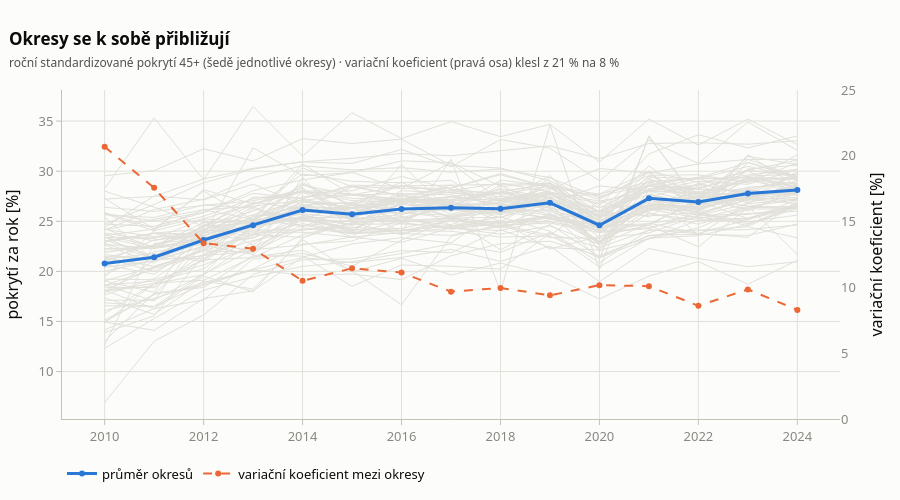

Notebook code cell kept with this figure:
### Code cell
wide = ROCNI.pivot(index="lau", columns="rok", values="m1")
pfig = go.Figure()
for l in LAUS:
    pfig.add_trace(go.Scatter(x=wide.columns, y=wide.loc[l], mode="lines",
                              line=dict(color=GRID, width=1), hoverinfo="text",
                              text=OKRES[l], showlegend=False))
pfig.add_trace(go.Scatter(x=SIG.index, y=SIG["mean"], mode="lines+markers", name="průměr okresů",
                          line=dict(color=S1, width=3)))
pfig.add_trace(go.Scatter(x=SIG.index, y=100 * SIG["cv"], mode="lines+markers", yaxis="y2",
                          name="variační koeficient mezi okresy", line=dict(color=S2, width=2, dash="dash")))
pfig.update_layout(**layout("Okresy se k sobě přibližují",
                            "roční standardizované pokrytí 45+ (šedě jednotlivé okresy) · "
                            f"variační koeficient (pravá osa) klesl z {cz(100*SIG.cv.iloc[0], 0)} % "
                            f"na {cz(100*SIG.cv.iloc[-1], 0)} %"))
pfig.update_layout(height=500, yaxis_title="pokrytí za rok [%]",
                   yaxis2=dict(overlaying="y", side="right", title="variační koeficient [%]",
                               range=[0, 25], showgrid=False, tickfont=dict(color=MUTED)),
                   legend=dict(orientation="h", y=-0.12, x=0), margin=dict(l=60, r=60, t=90, b=80))
pfig.write_html(OUT / "panel_konvergence.html", include_plotlyjs="cdn")
pfig

### Figure 1 — Plotly figure (JSON) as saved in the notebook; plotly's stock layout.template omitted (floating-point values rounded to 4 significant figures)
{"data": [{"hoverinfo": "text", "line": {"color": "#e1e0d9", "width": 1}, "mode": "lines", "showlegend": false, "text": "Praha", "type": "scatter", "x": [2010, 2011, 2012, 2013, 2014, 2015, 2016, 2017, 2018, 2019, 2020, 2021, 2022, 2023, 2024], "y": [17.11, 17.13, 19.72, 22.15, 22.64, 23.41, 22.89, 24.36, 23.71, 24.53, 22.7, 25.85, 24.7, 26.21, 26.26]}, {"hoverinfo": "text", "line": {"color": "#e1e0d9", "width": 1}, "mode": "lines", "showlegend": false, "text": "Benešov", "type": "scatter", "x": [2010, 2011, 2012, 2013, 2014, 2015, 2016, 2017, 2018, 2019, 2020, 2021, 2022, 2023, 2024], "y": [23.37, 23.44, 23.48, 25.47, 26.45, 26.31, 27.2, 26.93, 28.18, 25.88, 21.22, 33.39, 27.11, 31.48, 30.65]}, {"hoverinfo": "text", "line": {"color": "#e1e0d9", "width": 1}, "mode": "lines", "showlegend": false, "text": "Beroun", "type": "scatter", "x": [2010, 2011, 2012, 2013, 2014, 2015, 2016, 2017, 2018, 2019, 2020, 2021, 2022, 2023, 2024], "y": [23.4, 23.27, 25.22, 25.0, 28.86, 26.51, 28.93, 26.17, 29.11, 28.51, 27.7, 29.98, 28.89, 29.62, 30.19]}, {"hoverinfo": "text", "line": {"color": "#e1e0d9", "width": 1}, "mode": "lines", "showlegend": false, "text": "Kladno", "type": "scatter", "x": [2010, 2011, 2012, 2013, 2014, 2015, 2016, 2017, 2018, 2019, 2020, 2021, 2022, 2023, 2024], "y": [17.65, 19.28, 22.61, 23.33, 25.36, 24.02, 26.86, 27.48, 27.91, 28.75, 27.17, 29.91, 25.94, 31.64, 28.47]}, {"hoverinfo": "text", "line": {"color": "#e1e0d9", "width": 1}, "mode": "lines", "showlegend": false, "text": "Kolín", "type": "scatter", "x": [2010, 2011, 2012, 2013, 2014, 2015, 2016, 2017, 2018, 2019, 2020, 2021, 2022, 2023, 2024], "y": [18.06, 18.79, 19.65, 22.93, 25.13, 24.16, 24.28, 25.36, 26.35, 25.24, 24.34, 25.99, 27.81, 25.99, 28.25]}, {"hoverinfo": "text", "line": {"color": "#e1e0d9", "width": 1}, "mode": "lines", "showlegend": false, "text": "Kutná Hora", "type": "scatter", "x": [2010, 2011, 2012, 2013, 2014, 2015, 2016, 2017, 2018, 2019, 2020, 2021, 2022, 2023, 2024], "y": [22.77, 21.31, 21.25, 24.48, 25.4, 25.33, 25.34, 26.59, 26.08, 26.03, 23.98, 26.2, 27.16, 26.2, 27.85]}, {"hoverinfo": "text", "line": {"color": "#e1e0d9", "width": 1}, "mode": "lines", "showlegend": false, "text": "Mělník", "type": "scatter", "x": [2010, 2011, 2012, 2013, 2014, 2015, 2016, 2017, 2018, 2019, 2020, 2021, 2022, 2023, 2024], "y": [13.89, 15.56, 21.59, 21.97, 24.35, 23.75, 25.1, 24.66, 26.6, 25.73, 23.94, 24.79, 25.58, 26.74, 27.21]}, {"hoverinfo": "text", "line": {"color": "#e1e0d9", "width": 1}, "mode": "lines", "showlegend": false, "text": "Mladá Boleslav", "type": "scatter", "x": [2010, 2011, 2012, 2013, 2014, 2015, 2016, 2017, 2018, 2019, 2020, 2021, 2022, 2023, 2024], "y": [22.91, 23.81, 24.24, 24.98, 26.36, 25.38, 26.63, 26.79, 26.62, 26.95, 24.2, 27.4, 25.86, 27.17, 26.76]}, {"hoverinfo": "text", "line": {"color": "#e1e0d9", "width": 1}, "mode": "lines", "showlegend": false, "text": "Nymburk", "type": "scatter", "x": [2010, 2011, 2012, 2013, 2014, 2015, 2016, 2017, 2018, 2019, 2020, 2021, 2022, 2023, 2024], "y": [6.907, 13.03, 15.65, 19.7, 21.15, 21.23, 22.07, 21.86, 24.16, 22.37, 22.13, 23.26, 25.11, 25.31, 26.74]}, {"hoverinfo": "text", "line": {"color": "#e1e0d9", "width": 1}, "mode": "lines", "showlegend": false, "text": "Praha-východ", "type": "scatter", "x": [2010, 2011, 2012, 2013, 2014, 2015, 2016, 2017, 2018, 2019, 2020, 2021, 2022, 2023, 2024], "y": [18.62, 19.02, 20.25, 23.69, 23.38, 24.84, 23.66, 25.24, 24.34, 25.43, 22.83, 27.12, 25.7, 27.14, 27.37]}, {"hoverinfo": "text", "line": {"color": "#e1e0d9", "width": 1}, "mode": "lines", "showlegend": false, "text": "Praha-západ", "type": "scatter", "x": [2010, 2011, 2012, 2013, 2014, 2015, 2016, 2017, 2018, 2019, 2020, 2021, 2022, 2023, 2024], "y": [19.23, 19.17, 20.65, 22.43, 24.63, 23.75, 24.12, 24.53, 24.93, 24.93, 24.13, 26.74, 26.21, 27.45, 27.88]}, {"hoverinfo": "text", "line": {"color": "#e1e0d9", "width": 1}, "mode": "lines", "showlegend": false, "text": "Příbram", "type": "scatter", "x": [2010, 2011, 2012, 2013, 2014, 2015, 2016, 2017, 2018, 2019, 2020, 2021, 2022, 2023, 2024], "y": [20.02, 21.07, 22.53, 24.8, 26.93, 26.37, 27.57, 26.57, 28.28, 27.27, 25.2, 29.53, 27.83, 28.98, 29.3]}, {"hoverinfo": "text", "line": {"color": "#e1e0d9", "width": 1}, "mode": "lines", "showlegend": false, "text": "Rakovník", "type": "scatter", "x": [2010, 2011, 2012, 2013, 2014, 2015, 2016, 2017, 2018, 2019, 2020, 2021, 2022, 2023, 2024], "y": [18.42, 18.38, 21.14, 21.38, 23.65, 24.87, 25.23, 26.49, 25.88, 27.75, 25.99, 30.53, 27.12, 31.19, 29.43]}, {"hoverinfo": "text", "line": {"color": "#e1e0d9", "width": 1}, "mode": "lines", "showlegend": false, "text": "České Budějovice", "type": "scatter", "x": [2010, 2011, 2012, 2013, 2014, 2015, 2016, 2017, 2018, 2019, 2020, 2021, 2022, 2023, 2024], "y": [21.93, 22.54, 24.86, 24.96, 28.7, 26.62, 26.99, 26.71, 27.89, 27.39, 27.71, 28.91, 29.34, 30.86, 29.32]}, {"hoverinfo": "text", "line": {"color": "#e1e0d9", "width": 1}, "mode": "lines", "showlegend": false, "text": "Český Krumlov", "type": "scatter", "x": [2010, 2011, 2012, 2013, 2014, 2015, 2016, 2017, 2018, 2019, 2020, 2021, 2022, 2023, 2024], "y": [19.65, 21.95, 22.7, 24.87, 25.22, 26.73, 25.04, 26.89, 26.05, 26.65, 25.93, 28.59, 27.39, 30.02, 27.78]}, {"hoverinfo": "text", "line": {"color": "#e1e0d9", "width": 1}, "mode": "lines", "showlegend": false, "text": "Jindřichův Hradec", "type": "scatter", "x": [2010, 2011, 2012, 2013, 2014, 2015, 2016, 2017, 2018, 2019, 2020, 2021, 2022, 2023, 2024], "y": [21.47, 21.27, 24.62, 23.7, 27.91, 25.79, 27.19, 26.39, 27.14, 26.35, 25.22, 28.53, 27.35, 29.27, 27.67]}, {"hoverinfo": "text", "line": {"color": "#e1e0d9", "width": 1}, "mode": "lines", "showlegend": false, "text": "Písek", "type": "scatter", "x": [2010, 2011, 2012, 2013, 2014, 2015, 2016, 2017, 2018, 2019, 2020, 2021, 2022, 2023, 2024], "y": [25.65, 25.37, 26.62, 26.3, 29.71, 28.98, 28.84, 29.09, 26.05, 28.89, 24.67, 28.24, 28.61, 30.08, 31.09]}, {"hoverinfo": "text", "line": {"color": "#e1e0d9", "width": 1}, "mode": "lines", "showlegend": false, "text": "Prachatice", "type": "scatter", "x": [2010, 2011, 2012, 2013, 2014, 2015, 2016, 2017, 2018, 2019, 2020, 2021, 2022, 2023, 2024], "y": [21.66, 21.18, 22.9, 22.03, 25.46, 23.86, 23.78, 23.59, 24.51, 23.38, 23.29, 23.83, 25.54, 25.74, 26.0]}, {"hoverinfo": "text", "line": {"color": "#e1e0d9", "width": 1}, "mode": "lines", "showlegend": false, "text": "Strakonice", "type": "scatter", "x": [2010, 2011, 2012, 2013, 2014, 2015, 2016, 2017, 2018, 2019, 2020, 2021, 2022, 2023, 2024], "y": [21.36, 20.5, 22.05, 21.9, 25.64, 24.01, 24.08, 24.0, 23.42, 23.52, 21.35, 23.25, 24.34, 26.47, 26.44]}, {"hoverinfo": "text", "line": {"color": "#e1e0d9", "width": 1}, "mode": "lines", "showlegend": false, "text": "Tábor", "type": "scatter", "x": [2010, 2011, 2012, 2013, 2014, 2015, 2016, 2017, 2018, 2019, 2020, 2021, 2022, 2023, 2024], "y": [27.27, 24.24, 28.01, 25.14, 30.32, 28.47, 28.27, 28.31, 29.64, 28.33, 25.94, 29.41, 29.25, 30.47, 29.4]}, {"hoverinfo": "text", "line": {"color": "#e1e0d9", "width": 1}, "mode": "lines", "showlegend": false, "text": "Domažlice", "type": "scatter", "x": [2010, 2011, 2012, 2013, 2014, 2015, 2016, 2017, 2018, 2019, 2020, 2021, 2022, 2023, 2024], "y": [24.71, 24.5, 25.85, 27.78, 27.25, 28.6, 28.51, 28.02, 28.83, 27.89, 27.0, 27.97, 27.88, 29.25, 28.73]}, {"hoverinfo": "text", "line": {"color": "#e1e0d9", "width": 1}, "mode": "lines", "showlegend": false, "text": "Klatovy", "type": "scatter", "x": [2010, 2011, 2012, 2013, 2014, 2015, 2016, 2017, 2018, 2019, 2020, 2021, 2022, 2023, 2024], "y": [25.42, 21.09, 24.58, 26.92, 26.24, 28.43, 27.56, 27.14, 27.88, 26.69, 26.43, 26.5, 26.64, 27.35, 27.16]}, {"hoverinfo": "text", "line": {"color": "#e1e0d9", "width": 1}, "mode": "lines", "showlegend": false, "text": "Plzeň-město", "type": "scatter", "x": [2010, 2011, 2012, 2013, 2014, 2015, 2016, 2017, 2018, 2019, 2020, 2021, 2022, 2023, 2024], "y": [15.78, 18.78, 21.19, 23.92, 23.9, 23.42, 23.87, 24.33, 24.78, 25.37, 24.0, 26.21, 25.33, 25.69, 26.34]}, {"hoverinfo": "text", "line": {"color": "#e1e0d9", "width": 1}, "mode": "lines", "showlegend": false, "text": "Plzeň-jih", "type": "scatter", "x": [2010, 2011, 2012, 2013, 2014, 2015, 2016, 2017, 2018, 2019, 2020, 2021, 2022, 2023, 2024], "y": [20.39, 21.07, 22.47, 25.23, 24.54, 25.06, 24.9, 25.31, 24.43, 25.66, 22.94, 25.76, 25.1, 25.14, 27.17]}, {"hoverinfo": "text", "line": {"color": "#e1e0d9", "width": 1}, "mode": "lines", "showlegend": false, "text": "Plzeň-sever", "type": "scatter", "x": [2010, 2011, 2012, 2013, 2014, 2015, 2016, 2017, 2018, 2019, 2020, 2021, 2022, 2023, 2024], "y": [18.09, 20.39, 22.05, 23.67, 24.77, 23.84, 24.03, 25.06, 24.5, 26.54, 22.98, 27.16, 25.22, 26.49, 27.14]}, {"hoverinfo": "text", "line": {"color": "#e1e0d9", "width": 1}, "mode": "lines", "showlegend": false, "text": "Rokycany", "type": "scatter", "x": [2010, 2011, 2012, 2013, 2014, 2015, 2016, 2017, 2018, 2019, 2020, 2021, 2022, 2023, 2024], "y": [17.81, 21.1, 21.56, 24.11, 24.12, 24.7, 24.74, 24.49, 24.6, 24.82, 23.85, 24.38, 25.43, 24.78, 26.27]}, {"hoverinfo": "text", "line": {"color": "#e1e0d9", "width": 1}, "mode": "lines", "showlegend": false, "text": "Tachov", "type": "scatter", "x": [2010, 2011, 2012, 2013, 2014, 2015, 2016, 2017, 2018, 2019, 2020, 2021, 2022, 2023, 2024], "y": [20.95, 23.15, 23.59, 25.22, 25.21, 26.9, 25.04, 26.79, 25.64, 27.05, 22.6, 24.81, 23.77, 25.19, 26.4]}, {"hoverinfo": "text", "line": {"color": "#e1e0d9", "width": 1}, "mode": "lines", "showlegend": false, "text": "Cheb", "type": "scatter", "x": [2010, 2011, 2012, 2013, 2014, 2015, 2016, 2017, 2018, 2019, 2020, 2021, 2022, 2023, 2024], "y": [16.09, 17.29, 18.89, 20.14, 21.38, 20.87, 21.4, 22.19, 20.99, 22.52, 18.96, 22.28, 21.28, 20.47, 20.96]}, {"hoverinfo": "text", "line": {"color": "#e1e0d9", "width": 1}, "mode": "lines", "showlegend": false, "text": "Karlovy Vary", "type": "scatter", "x": [2010, 2011, 2012, 2013, 2014, 2015, 2016, 2017, 2018, 2019, 2020, 2021, 2022, 2023, 2024], "y": [18.64, 17.03, 24.07, 24.0, 26.64, 25.86, 25.87, 25.59, 26.4, 25.58, 26.03, 25.54, 25.86, 24.94, 25.61]}, {"hoverinfo": "text", "line": {"color": "#e1e0d9", "width": 1}, "mode": "lines", "showlegend": false, "text": "Sokolov", "type": "scatter", "x": [2010, 2011, 2012, 2013, 2014, 2015, 2016, 2017, 2018, 2019, 2020, 2021, 2022, 2023, 2024], "y": [23.39, 22.29, 24.51, 24.82, 26.88, 26.81, 27.19, 28.61, 25.87, 28.78, 21.97, 27.71, 26.63, 28.23, 27.25]}, {"hoverinfo": "text", "line": {"color": "#e1e0d9", "width": 1}, "mode": "lines", "showlegend": false, "text": "Děčín", "type": "scatter", "x": [2010, 2011, 2012, 2013, 2014, 2015, 2016, 2017, 2018, 2019, 2020, 2021, 2022, 2023, 2024], "y": [22.22, 22.48, 23.11, 26.25, 25.09, 25.04, 26.3, 26.11, 25.87, 27.71, 25.4, 28.1, 27.75, 28.3, 28.96]}, {"hoverinfo": "text", "line": {"color": "#e1e0d9", "width": 1}, "mode": "lines", "showlegend": false, "text": "Chomutov", "type": "scatter", "x": [2010, 2011, 2012, 2013, 2014, 2015, 2016, 2017, 2018, 2019, 2020, 2021, 2022, 2023, 2024], "y": [22.62, 20.83, 24.01, 24.52, 26.49, 25.21, 28.06, 27.84, 27.22, 27.97, 23.79, 26.71, 26.43, 27.25, 29.98]}, {"hoverinfo": "text", "line": {"color": "#e1e0d9", "width": 1}, "mode": "lines", "showlegend": false, "text": "Litoměřice", "type": "scatter", "x": [2010, 2011, 2012, 2013, 2014, 2015, 2016, 2017, 2018, 2019, 2020, 2021, 2022, 2023, 2024], "y": [18.58, 20.3, 21.64, 25.19, 27.2, 26.32, 27.18, 26.82, 26.03, 27.83, 26.78, 28.52, 28.31, 29.51, 29.68]}, {"hoverinfo": "text", "line": {"color": "#e1e0d9", "width": 1}, "mode": "lines", "showlegend": false, "text": "Louny", "type": "scatter", "x": [2010, 2011, 2012, 2013, 2014, 2015, 2016, 2017, 2018, 2019, 2020, 2021, 2022, 2023, 2024], "y": [12.32, 15.29, 18.12, 19.46, 20.5, 20.96, 21.79, 22.74, 21.9, 23.89, 20.43, 23.32, 23.56, 24.67, 26.66]}, {"hoverinfo": "text", "line": {"color": "#e1e0d9", "width": 1}, "mode": "lines", "showlegend": false, "text": "Most", "type": "scatter", "x": [2010, 2011, 2012, 2013, 2014, 2015, 2016, 2017, 2018, 2019, 2020, 2021, 2022, 2023, 2024], "y": [15.14, 17.68, 22.59, 21.67, 25.26, 23.42, 26.84, 25.39, 25.96, 25.31, 24.54, 26.48, 25.61, 27.53, 28.39]}, {"hoverinfo": "text", "line": {"color": "#e1e0d9", "width": 1}, "mode": "lines", "showlegend": false, "text": "Teplice", "type": "scatter", "x": [2010, 2011, 2012, 2013, 2014, 2015, 2016, 2017, 2018, 2019, 2020, 2021, 2022, 2023, 2024], "y": [16.86, 16.49, 18.74, 20.23, 22.73, 23.02, 24.86, 24.3, 24.09, 25.17, 26.01, 27.66, 26.6, 29.15, 28.08]}, {"hoverinfo": "text", "line": {"color": "#e1e0d9", "width": 1}, "mode": "lines", "showlegend": false, "text": "Ústí nad Labem", "type": "scatter", "x": [2010, 2011, 2012, 2013, 2014, 2015, 2016, 2017, 2018, 2019, 2020, 2021, 2022, 2023, 2024], "y": [21.34, 20.01, 22.28, 24.65, 25.89, 26.56, 26.16, 26.34, 25.65, 29.38, 26.3, 28.94, 27.57, 29.3, 29.34]}, {"hoverinfo": "text", "line": {"color": "#e1e0d9", "width": 1}, "mode": "lines", "showlegend": false, "text": "Česká Lípa", "type": "scatter", "x": [2010, 2011, 2012, 2013, 2014, 2015, 2016, 2017, 2018, 2019, 2020, 2021, 2022, 2023, 2024], "y": [23.41, 21.29, 23.75, 26.43, 24.45, 26.38, 23.94, 31.18, 17.97, 34.59, 20.15, 33.53, 26.68, 30.22, 30.59]}, {"hoverinfo": "text", "line": {"color": "#e1e0d9", "width": 1}, "mode": "lines", "showlegend": false, "text": "Jablonec nad Nisou", "type": "scatter", "x": [2010, 2011, 2012, 2013, 2014, 2015, 2016, 2017, 2018, 2019, 2020, 2021, 2022, 2023, 2024], "y": [23.03, 23.77, 22.76, 25.55, 25.67, 24.56, 27.4, 24.54, 25.43, 24.01, 20.85, 24.15, 23.76, 23.4, 27.07]}, {"hoverinfo": "text", "line": {"color": "#e1e0d9", "width": 1}, "mode": "lines", "showlegend": false, "text": "Liberec", "type": "scatter", "x": [2010, 2011, 2012, 2013, 2014, 2015, 2016, 2017, 2018, 2019, 2020, 2021, 2022, 2023, 2024], "y": [21.2, 21.79, 20.95, 24.38, 25.28, 24.29, 25.87, 25.32, 24.86, 25.53, 23.98, 24.25, 25.88, 24.52, 26.54]}, {"hoverinfo": "text", "line": {"color": "#e1e0d9", "width": 1}, "mode": "lines", "showlegend": false, "text": "Semily", "type": "scatter", "x": [2010, 2011, 2012, 2013, 2014, 2015, 2016, 2017, 2018, 2019, 2020, 2021, 2022, 2023, 2024], "y": [14.98, 17.71, 18.59, 20.16, 19.63, 19.73, 19.18, 21.56, 22.77, 23.0, 21.56, 23.54, 24.1, 24.46, 23.34]}, {"hoverinfo": "text", "line": {"color": "#e1e0d9", "width": 1}, "mode": "lines", "showlegend": false, "text": "Hradec Králové", "type": "scatter", "x": [2010, 2011, 2012, 2013, 2014, 2015, 2016, 2017, 2018, 2019, 2020, 2021, 2022, 2023, 2024], "y": [21.31, 22.65, 23.85, 24.27, 26.1, 26.29, 25.72, 26.57, 25.37, 27.42, 25.06, 27.4, 28.71, 27.75, 29.68]}, {"hoverinfo": "text", "line": {"color": "#e1e0d9", "width": 1}, "mode": "lines", "showlegend": false, "text": "Jičín", "type": "scatter", "x": [2010, 2011, 2012, 2013, 2014, 2015, 2016, 2017, 2018, 2019, 2020, 2021, 2022, 2023, 2024], "y": [22.25, 22.29, 22.96, 24.81, 25.46, 24.7, 25.5, 24.19, 24.89, 25.57, 24.53, 24.58, 27.25, 26.53, 21.68]}, {"hoverinfo": "text", "line": {"color": "#e1e0d9", "width": 1}, "mode": "lines", "showlegend": false, "text": "Náchod", "type": "scatter", "x": [2010, 2011, 2012, 2013, 2014, 2015, 2016, 2017, 2018, 2019, 2020, 2021, 2022, 2023, 2024], "y": [23.82, 23.06, 24.14, 26.74, 28.01, 27.28, 27.13, 27.05, 27.27, 27.08, 25.59, 28.17, 29.3, 27.37, 28.37]}, {"hoverinfo": "text", "line": {"color": "#e1e0d9", "width": 1}, "mode": "lines", "showlegend": false, "text": "Rychnov nad Kněžnou", "type": "scatter", "x": [2010, 2011, 2012, 2013, 2014, 2015, 2016, 2017, 2018, 2019, 2020, 2021, 2022, 2023, 2024], "y": [23.14, 21.51, 24.18, 23.5, 28.61, 27.63, 26.88, 25.48, 26.24, 27.85, 25.03, 26.01, 28.8, 27.57, 28.34]}, {"hoverinfo": "text", "line": {"color": "#e1e0d9", "width": 1}, "mode": "lines", "showlegend": false, "text": "Trutnov", "type": "scatter", "x": [2010, 2011, 2012, 2013, 2014, 2015, 2016, 2017, 2018, 2019, 2020, 2021, 2022, 2023, 2024], "y": [14.87, 18.83, 19.11, 21.42, 22.11, 20.07, 16.66, 23.5, 24.67, 23.59, 27.06, 25.41, 28.59, 26.79, 29.11]}, {"hoverinfo": "text", "line": {"color": "#e1e0d9", "width": 1}, "mode": "lines", "showlegend": false, "text": "Chrudim", "type": "scatter", "x": [2010, 2011, 2012, 2013, 2014, 2015, 2016, 2017, 2018, 2019, 2020, 2021, 2022, 2023, 2024], "y": [18.13, 16.27, 19.52, 17.96, 23.33, 25.3, 27.25, 25.28, 27.57, 26.81, 28.54, 28.0, 28.99, 28.69, 30.16]}, {"hoverinfo": "text", "line": {"color": "#e1e0d9", "width": 1}, "mode": "lines", "showlegend": false, "text": "Pardubice", "type": "scatter", "x": [2010, 2011, 2012, 2013, 2014, 2015, 2016, 2017, 2018, 2019, 2020, 2021, 2022, 2023, 2024], "y": [14.93, 14.11, 17.29, 18.06, 21.42, 22.74, 23.36, 22.83, 26.3, 28.16, 30.27, 29.79, 30.73, 31.17, 31.18]}, {"hoverinfo": "text", "line": {"color": "#e1e0d9", "width": 1}, "mode": "lines", "showlegend": false, "text": "Svitavy", "type": "scatter", "x": [2010, 2011, 2012, 2013, 2014, 2015, 2016, 2017, 2018, 2019, 2020, 2021, 2022, 2023, 2024], "y": [24.12, 25.2, 26.16, 26.49, 27.1, 27.62, 27.76, 27.64, 26.6, 26.99, 25.67, 28.03, 26.78, 27.37, 28.58]}, {"hoverinfo": "text", "line": {"color": "#e1e0d9", "width": 1}, "mode": "lines", "showlegend": false, "text": "Ústí nad Orlicí", "type": "scatter", "x": [2010, 2011, 2012, 2013, 2014, 2015, 2016, 2017, 2018, 2019, 2020, 2021, 2022, 2023, 2024], "y": [20.68, 19.71, 23.23, 25.27, 27.44, 27.68, 27.21, 27.17, 27.79, 27.07, 25.4, 26.55, 27.43, 27.14, 28.76]}, {"hoverinfo": "text", "line": {"color": "#e1e0d9", "width": 1}, "mode": "lines", "showlegend": false, "text": "Havlíčkův Brod", "type": "scatter", "x": [2010, 2011, 2012, 2013, 2014, 2015, 2016, 2017, 2018, 2019, 2020, 2021, 2022, 2023, 2024], "y": [24.28, 22.32, 23.42, 23.31, 27.06, 26.33, 26.89, 26.95, 24.95, 27.61, 22.71, 28.58, 27.02, 29.47, 28.44]}, {"hoverinfo": "text", "line": {"color": "#e1e0d9", "width": 1}, "mode": "lines", "showlegend": false, "text": "Jihlava", "type": "scatter", "x": [2010, 2011, 2012, 2013, 2014, 2015, 2016, 2017, 2018, 2019, 2020, 2021, 2022, 2023, 2024], "y": [25.75, 25.03, 25.89, 28.06, 29.12, 29.87, 28.25, 30.85, 27.0, 29.55, 24.47, 28.77, 27.9, 27.01, 29.8]}, {"hoverinfo": "text", "line": {"color": "#e1e0d9", "width": 1}, "mode": "lines", "showlegend": false, "text": "Pelhřimov", "type": "scatter", "x": [2010, 2011, 2012, 2013, 2014, 2015, 2016, 2017, 2018, 2019, 2020, 2021, 2022, 2023, 2024], "y": [29.54, 30.05, 32.23, 31.02, 33.25, 32.76, 33.19, 30.58, 30.31, 29.03, 26.55, 31.71, 33.64, 32.32, 33.51]}, {"hoverinfo": "text", "line": {"color": "#e1e0d9", "width": 1}, "mode": "lines", "showlegend": false, "text": "Třebíč", "type": "scatter", "x": [2010, 2011, 2012, 2013, 2014, 2015, 2016, 2017, 2018, 2019, 2020, 2021, 2022, 2023, 2024], "y": [28.25, 35.32, 29.14, 36.46, 31.51, 35.83, 33.26, 34.95, 33.44, 34.67, 30.92, 35.2, 32.6, 35.19, 32.65]}, {"hoverinfo": "text", "line": {"color": "#e1e0d9", "width": 1}, "mode": "lines", "showlegend": false, "text": "Žďár nad Sázavou", "type": "scatter", "x": [2010, 2011, 2012, 2013, 2014, 2015, 2016, 2017, 2018, 2019, 2020, 2021, 2022, 2023, 2024], "y": [24.12, 26.17, 27.2, 29.34, 30.54, 30.12, 30.36, 29.9, 30.21, 29.35, 27.34, 29.58, 29.64, 28.83, 30.87]}, {"hoverinfo": "text", "line": {"color": "#e1e0d9", "width": 1}, "mode": "lines", "showlegend": false, "text": "Blansko", "type": "scatter", "x": [2010, 2011, 2012, 2013, 2014, 2015, 2016, 2017, 2018, 2019, 2020, 2021, 2022, 2023, 2024], "y": [26.39, 25.98, 26.6, 27.04, 28.02, 28.03, 29.47, 28.19, 27.7, 28.53, 25.76, 28.56, 28.21, 30.11, 29.47]}, {"hoverinfo": "text", "line": {"color": "#e1e0d9", "width": 1}, "mode": "lines", "showlegend": false, "text": "Brno-město", "type": "scatter", "x": [2010, 2011, 2012, 2013, 2014, 2015, 2016, 2017, 2018, 2019, 2020, 2021, 2022, 2023, 2024], "y": [25.86, 24.3, 25.5, 27.24, 27.95, 27.72, 27.08, 28.15, 27.07, 28.34, 25.04, 26.89, 27.48, 27.27, 27.74]}, {"hoverinfo": "text", "line": {"color": "#e1e0d9", "width": 1}, "mode": "lines", "showlegend": false, "text": "Brno-venkov", "type": "scatter", "x": [2010, 2011, 2012, 2013, 2014, 2015, 2016, 2017, 2018, 2019, 2020, 2021, 2022, 2023, 2024], "y": [25.77, 24.05, 25.26, 26.7, 27.91, 27.07, 26.95, 27.43, 26.72, 27.82, 24.21, 26.64, 27.92, 27.56, 28.44]}, {"hoverinfo": "text", "line": {"color": "#e1e0d9", "width": 1}, "mode": "lines", "showlegend": false, "text": "Břeclav", "type": "scatter", "x": [2010, 2011, 2012, 2013, 2014, 2015, 2016, 2017, 2018, 2019, 2020, 2021, 2022, 2023, 2024], "y": [28.01, 26.42, 24.51, 26.01, 28.15, 25.94, 27.16, 27.93, 27.9, 28.84, 25.97, 28.21, 28.19, 27.96, 27.8]}, {"hoverinfo": "text", "line": {"color": "#e1e0d9", "width": 1}, "mode": "lines", "showlegend": false, "text": "Hodonín", "type": "scatter", "x": [2010, 2011, 2012, 2013, 2014, 2015, 2016, 2017, 2018, 2019, 2020, 2021, 2022, 2023, 2024], "y": [19.05, 17.91, 25.14, 22.6, 26.3, 25.26, 25.05, 25.34, 25.37, 26.77, 22.21, 28.01, 23.61, 26.88, 27.87]}, {"hoverinfo": "text", "line": {"color": "#e1e0d9", "width": 1}, "mode": "lines", "showlegend": false, "text": "Vyškov", "type": "scatter", "x": [2010, 2011, 2012, 2013, 2014, 2015, 2016, 2017, 2018, 2019, 2020, 2021, 2022, 2023, 2024], "y": [22.7, 22.3, 23.31, 24.59, 25.93, 25.84, 25.88, 26.17, 25.78, 26.94, 24.14, 26.18, 27.39, 27.46, 28.02]}, {"hoverinfo": "text", "line": {"color": "#e1e0d9", "width": 1}, "mode": "lines", "showlegend": false, "text": "Znojmo", "type": "scatter", "x": [2010, 2011, 2012, 2013, 2014, 2015, 2016, 2017, 2018, 2019, 2020, 2021, 2022, 2023, 2024], "y": [24.19, 23.45, 23.97, 25.25, 26.62, 25.45, 26.75, 26.23, 26.08, 27.37, 23.36, 26.44, 26.34, 27.46, 28.63]}, {"hoverinfo": "text", "line": {"color": "#e1e0d9", "width": 1}, "mode": "lines", "showlegend": false, "text": "Jeseník", "type": "scatter", "x": [2010, 2011, 2012, 2013, 2014, 2015, 2016, 2017, 2018, 2019, 2020, 2021, 2022, 2023, 2024], "y": [17.37, 15.71, 19.04, 18.23, 23.17, 19.94, 21.31, 19.63, 20.83, 19.59, 17.24, 19.53, 20.98, 18.72, 21.1]}, {"hoverinfo": "text", "line": {"color": "#e1e0d9", "width": 1}, "mode": "lines", "showlegend": false, "text": "Olomouc", "type": "scatter", "x": [2010, 2011, 2012, 2013, 2014, 2015, 2016, 2017, 2018, 2019, 2020, 2021, 2022, 2023, 2024], "y": [24.72, 26.67, 28.84, 30.2, 30.95, 31.28, 31.77, 31.53, 32.04, 32.52, 31.25, 32.76, 32.83, 32.69, 33.04]}, {"hoverinfo": "text", "line": {"color": "#e1e0d9", "width": 1}, "mode": "lines", "showlegend": false, "text": "Prostějov", "type": "scatter", "x": [2010, 2011, 2012, 2013, 2014, 2015, 2016, 2017, 2018, 2019, 2020, 2021, 2022, 2023, 2024], "y": [16.57, 16.5, 19.7, 24.84, 25.75, 25.24, 25.63, 27.44, 27.03, 27.93, 24.57, 24.75, 26.94, 28.39, 28.77]}, {"hoverinfo": "text", "line": {"color": "#e1e0d9", "width": 1}, "mode": "lines", "showlegend": false, "text": "Přerov", "type": "scatter", "x": [2010, 2011, 2012, 2013, 2014, 2015, 2016, 2017, 2018, 2019, 2020, 2021, 2022, 2023, 2024], "y": [22.92, 23.81, 23.7, 32.33, 29.54, 29.86, 31.03, 30.86, 28.48, 28.79, 25.41, 29.97, 26.12, 30.87, 29.47]}, {"hoverinfo": "text", "line": {"color": "#e1e0d9", "width": 1}, "mode": "lines", "showlegend": false, "text": "Šumperk", "type": "scatter", "x": [2010, 2011, 2012, 2013, 2014, 2015, 2016, 2017, 2018, 2019, 2020, 2021, 2022, 2023, 2024], "y": [23.58, 24.21, 26.14, 25.2, 30.73, 27.63, 28.53, 28.6, 28.67, 28.81, 25.29, 28.99, 29.23, 29.38, 29.16]}, {"hoverinfo": "text", "line": {"color": "#e1e0d9", "width": 1}, "mode": "lines", "showlegend": false, "text": "Kroměříž", "type": "scatter", "x": [2010, 2011, 2012, 2013, 2014, 2015, 2016, 2017, 2018, 2019, 2020, 2021, 2022, 2023, 2024], "y": [27.21, 27.48, 29.22, 30.29, 30.93, 30.76, 32.17, 30.44, 33.15, 32.29, 29.04, 33.07, 30.76, 34.91, 32.07]}, {"hoverinfo": "text", "line": {"color": "#e1e0d9", "width": 1}, "mode": "lines", "showlegend": false, "text": "Uherské Hradiště", "type": "scatter", "x": [2010, 2011, 2012, 2013, 2014, 2015, 2016, 2017, 2018, 2019, 2020, 2021, 2022, 2023, 2024], "y": [21.9, 22.56, 24.17, 25.67, 27.12, 25.58, 27.74, 25.7, 26.99, 26.3, 22.8, 26.21, 25.98, 28.11, 27.57]}, {"hoverinfo": "text", "line": {"color": "#e1e0d9", "width": 1}, "mode": "lines", "showlegend": false, "text": "Vsetín", "type": "scatter", "x": [2010, 2011, 2012, 2013, 2014, 2015, 2016, 2017, 2018, 2019, 2020, 2021, 2022, 2023, 2024], "y": [19.42, 24.06, 28.16, 26.72, 28.32, 25.11, 30.66, 25.94, 28.6, 26.3, 22.83, 29.29, 27.01, 25.26, 26.62]}, {"hoverinfo": "text", "line": {"color": "#e1e0d9", "width": 1}, "mode": "lines", "showlegend": false, "text": "Zlín", "type": "scatter", "x": [2010, 2011, 2012, 2013, 2014, 2015, 2016, 2017, 2018, 2019, 2020, 2021, 2022, 2023, 2024], "y": [12.6, 22.79, 23.25, 21.83, 29.4, 23.9, 27.63, 26.41, 26.05, 26.13, 24.68, 26.31, 26.12, 28.04, 29.49]}, {"hoverinfo": "text", "line": {"color": "#e1e0d9", "width": 1}, "mode": "lines", "showlegend": false, "text": "Bruntál", "type": "scatter", "x": [2010, 2011, 2012, 2013, 2014, 2015, 2016, 2017, 2018, 2019, 2020, 2021, 2022, 2023, 2024], "y": [18.05, 18.55, 21.65, 23.07, 24.16, 24.41, 24.08, 24.54, 25.02, 22.23, 23.48, 24.6, 22.45, 26.35, 26.43]}, {"hoverinfo": "text", "line": {"color": "#e1e0d9", "width": 1}, "mode": "lines", "showlegend": false, "text": "Frýdek-Místek", "type": "scatter", "x": [2010, 2011, 2012, 2013, 2014, 2015, 2016, 2017, 2018, 2019, 2020, 2021, 2022, 2023, 2024], "y": [13.04, 17.82, 18.4, 21.57, 21.53, 18.51, 20.64, 20.51, 20.22, 23.79, 22.38, 24.11, 24.09, 24.17, 24.64]}, {"hoverinfo": "text", "line": {"color": "#e1e0d9", "width": 1}, "mode": "lines", "showlegend": false, "text": "Karviná", "type": "scatter", "x": [2010, 2011, 2012, 2013, 2014, 2015, 2016, 2017, 2018, 2019, 2020, 2021, 2022, 2023, 2024], "y": [14.15, 16.28, 17.14, 21.24, 21.82, 20.5, 23.11, 25.22, 22.15, 24.68, 21.43, 23.6, 23.7, 23.59, 24.71]}, {"hoverinfo": "text", "line": {"color": "#e1e0d9", "width": 1}, "mode": "lines", "showlegend": false, "text": "Nový Jičín", "type": "scatter", "x": [2010, 2011, 2012, 2013, 2014, 2015, 2016, 2017, 2018, 2019, 2020, 2021, 2022, 2023, 2024], "y": [24.37, 27.53, 27.12, 28.7, 26.64, 26.83, 28.56, 27.84, 27.45, 26.94, 24.89, 29.17, 27.58, 27.83, 28.21]}, {"hoverinfo": "text", "line": {"color": "#e1e0d9", "width": 1}, "mode": "lines", "showlegend": false, "text": "Opava", "type": "scatter", "x": [2010, 2011, 2012, 2013, 2014, 2015, 2016, 2017, 2018, 2019, 2020, 2021, 2022, 2023, 2024], "y": [23.66, 22.46, 24.44, 27.41, 27.3, 28.51, 27.55, 28.33, 29.76, 28.38, 27.51, 28.61, 29.39, 29.02, 31.63]}, {"hoverinfo": "text", "line": {"color": "#e1e0d9", "width": 1}, "mode": "lines", "showlegend": false, "text": "Ostrava-město", "type": "scatter", "x": [2010, 2011, 2012, 2013, 2014, 2015, 2016, 2017, 2018, 2019, 2020, 2021, 2022, 2023, 2024], "y": [19.04, 20.45, 22.1, 25.08, 25.94, 26.24, 26.77, 26.39, 26.89, 27.78, 25.54, 26.55, 26.45, 29.26, 28.38]}, {"line": {"color": "#2a78d6", "width": 3}, "mode": "lines+markers", "name": "průměr okresů", "type": "scatter", "x": [2010, 2011, 2012, 2013, 2014, 2015, 2016, 2017, 2018, 2019, 2020, 2021, 2022, 2023, 2024], "y": [20.78, 21.41, 23.13, 24.6, 26.12, 25.69, 26.23, 26.36, 26.25, 26.84, 24.6, 27.29, 26.91, 27.77, 28.13]}, {"line": {"color": "#eb6834", "dash": "dash", "width": 2}, "mode": "lines+markers", "name": "variační koeficient mezi okresy", "type": "scatter", "x": [2010, 2011, 2012, 2013, 2014, 2015, 2016, 2017, 2018, 2019, 2020, 2021, 2022, 2023, 2024], "y": [20.69, 17.57, 13.36, 12.94, 10.5, 11.45, 11.13, 9.679, 9.955, 9.396, 10.17, 10.09, 8.6, 9.849, 8.292], "yaxis": "y2"}], "layout": {"font": {"color": "#0b0b0b", "family": "system-ui, -apple-system, Segoe UI, sans-serif", "size": 13}, "height": 500, "hoverlabel": {"bgcolor": "white", "bordercolor": "#c3c2b7", "font": {"family": "system-ui, -apple-system, Segoe UI, sans-serif", "size": 12.5}}, "legend": {"orientation": "h", "x": 0, "y": -0.12}, "margin": {"b": 80, "l": 60, "r": 60, "t": 90}, "paper_bgcolor": "#fcfcfb", "plot_bgcolor": "#fcfcfb", "title": {"font": {"size": 17}, "text": "<b>Okresy se k sobě přibližují</b><br><span style=\"font-size:12px;color:#52514e\">roční standardizované pokrytí 45+ (šedě jednotlivé okresy) · variační koeficient (pravá osa) klesl z 21 % na 8 %</span>", "x": 0.01, "xanchor": "left"}, "xaxis": {"gridcolor": "#e1e0d9", "linecolor": "#c3c2b7", "tickcolor": "#c3c2b7", "tickfont": {"color": "#898781"}, "ticks": "outside", "zeroline": false}, "yaxis": {"gridcolor": "#e1e0d9", "linecolor": "#c3c2b7", "tickcolor": "#c3c2b7", "tickfont": {"color": "#898781"}, "ticks": "outside", "title": {"text": "pokrytí za rok [%]"}, "zeroline": false}, "yaxis2": {"overlaying": "y", "range": [0, 25], "showgrid": false, "side": "right", "tickfont": {"color": "#898781"}, "title": {"text": "variační koeficient [%]"}}}}
